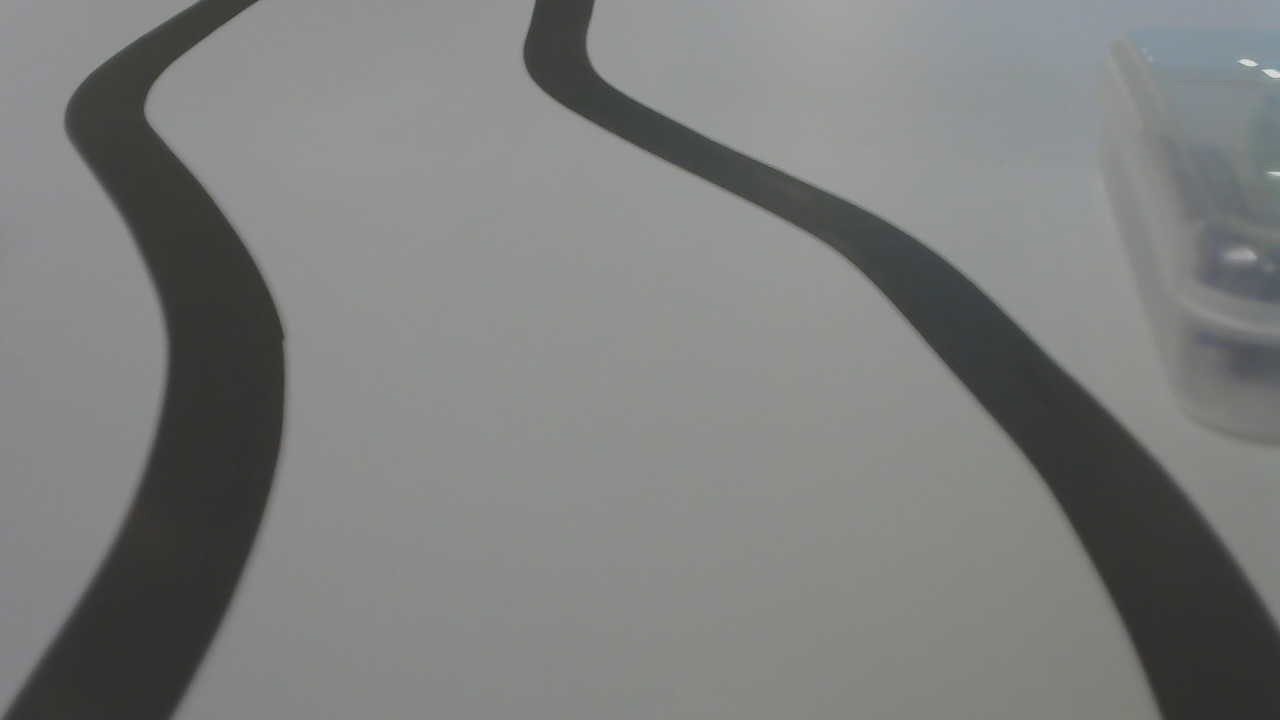
#> input picture media/road.jpg, 1280 x 720 px
$ python lines-detection.py
#> lines starting #> are read from the running program, lines starting #| are printed output that depends on the picture; after the words box and inside, x2 and y2 are one past the last pixel; in counts of white or black regions, pixels touching at a corner belong together
import cv2
import numpy as np
img = cv2.imread("../media/road.jpg")
#> img is the input picture: shape (720, 1280, 3); mean B, G, R 125, 126, 125
cv2.imshow("source", img)
gray = cv2.cvtColor(img, cv2.COLOR_BGR2GRAY)
cv2.imshow("gray", gray)
edges = cv2.Canny(gray, 80, 100)
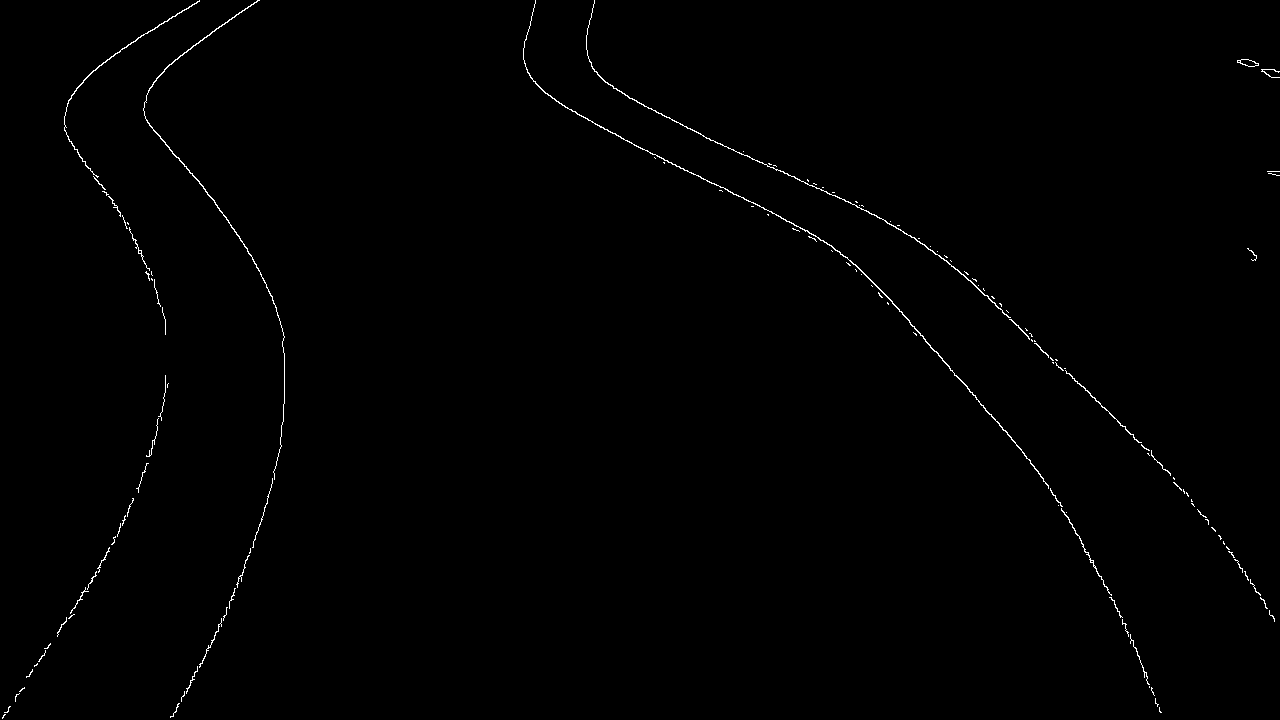
#> edges: shape (720, 1280); 0.54% white in thin lines or dots
lines = cv2.HoughLinesP(edges, 1, np.pi/180, 30, maxLineGap=250)
#> lines = 56 rows, first 6: [773, 165, 1030, 460], [572, 111, 1046, 353], [963, 274, 1174, 478], [523, 50, 898, 225], [100, 65, 217, 205], [1059, 502, 1133, 641]
# print(lines)
for line in lines:
    x1, y1, x2, y2 = line[0]
    cv2.line(img, (x1, y1), (x2, y2), (0, 255, 0), 3)
#> this loop made 56 passes
#> (x1, y1, x2, y2) on passes 1 to 12: (773, 165, 1030, 460), (572, 111, 1046, 353), (963, 274, 1174, 478), (523, 50, 898, 225), (100, 65, 217, 205), (1059, 502, 1133, 641), (2, 718, 105, 559), (946, 256, 1170, 473), (69, 140, 236, 14), (99, 65, 199, 0), (221, 626, 263, 515), (524, 46, 918, 238)
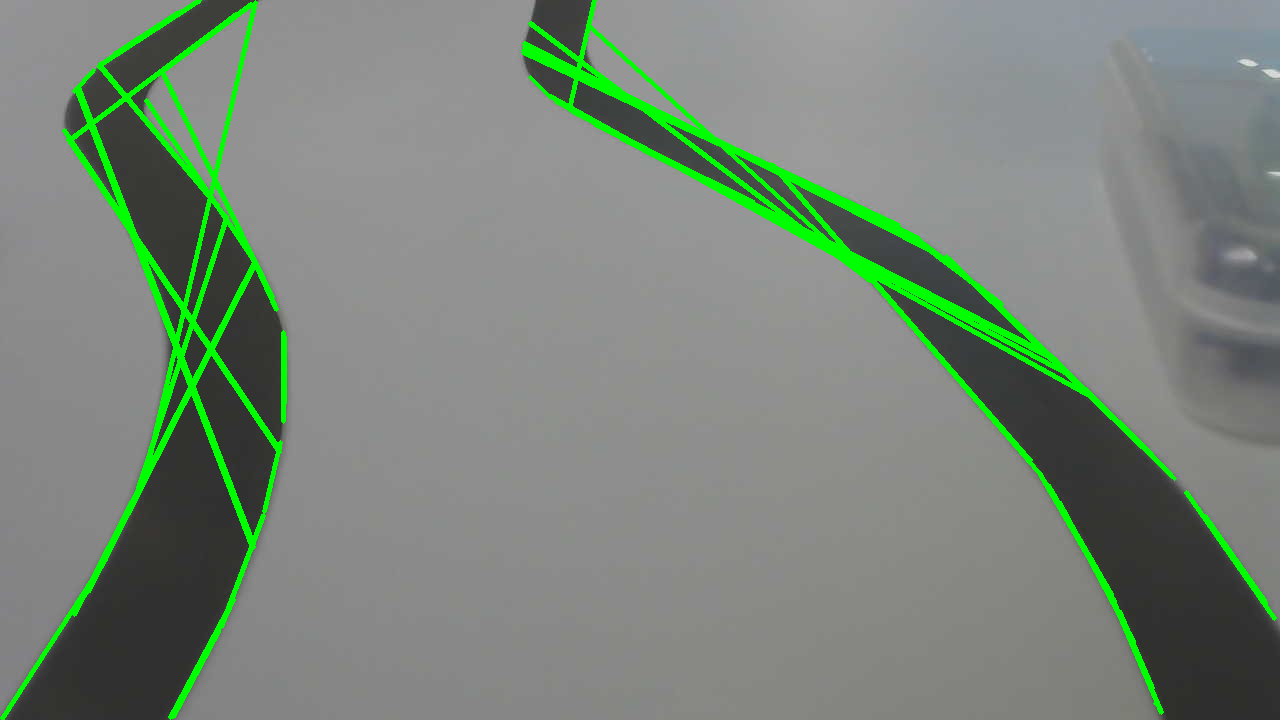
#> img: shape (720, 1280, 3); 4.4% of pixels changed, all inside (x1, y1, x2, y2) = (0, 0, 1277, 720)

cv2.imshow("edges", edges)
# cv2.imshow("image", img)
while True:
    key = cv2.waitKey(25)
#> (key Esc is pressed here)
    if key == 27:
        break
